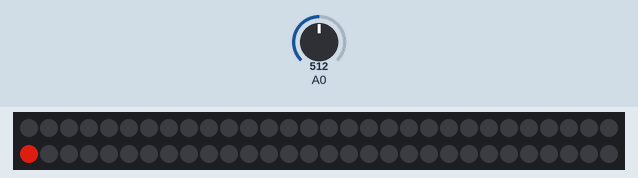
Simulated run of this sketch. Board: Arduino Uno, built with avr-gcc and run on an emulated ATmega328P. Parts: 60 RGB LEDs in strip order, left to right, continuing on the next row. The inputs (shaded band) are chosen by the test bench; at power-on: A0 = 512. Dim RGB values are drawn brighter than linear.

Above: at 0.05 s.
At 0.68 s:
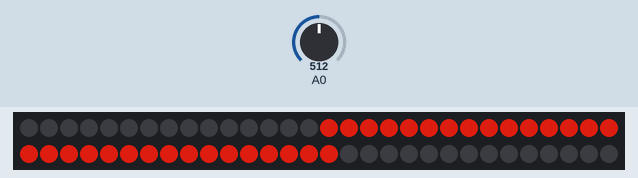
At 1.3 s:
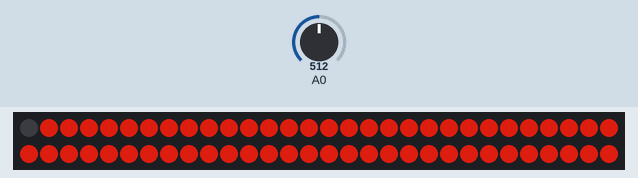

The sketch:

sound-reactive-lights.ino
```cpp
#include <FastLED.h>

int r = 152;
int g = 20;
int b = 10;

#define LED_PIN     5            // data pin for LED light (DIN)
#define NUM_LEDS    60           // the number of LED lights in your strip

CRGB leds[NUM_LEDS];
CRGB led[NUM_LEDS];
int soundSensor = 0;

void setup() {

  FastLED.addLeds<WS2812, LED_PIN, GRB>(leds, NUM_LEDS);
  for (int i = NUM_LEDS/2; i >= 0; i--) {
    leds[i] = CRGB (r,g,b);
    leds[NUM_LEDS-i] = CRGB (r,g,b);
    delay(40);
    FastLED.show();
  }

  Serial.begin(9600);
  pinMode(A0,INPUT);
}


void loop() {

  soundSensor = analogRead(A0);
  soundSensor = soundSensor*2;

  // defining the parameters of sound impact to trigger coloured lights
  if ((soundSensor>=550) && (soundSensor<=600)) {
   leds[(NUM_LEDS/2)-1]=CRGB (0, 0, 255);
   leds[NUM_LEDS/2]=CRGB (0, 0, 255);
  }
  else if ((soundSensor>=500) && (soundSensor<=550)) {
   leds[(NUM_LEDS/2)-1]=CRGB (153, 153, 0);
   leds[NUM_LEDS/2]=CRGB (153, 153, 0);
  }
  else if ((soundSensor>=450) && (soundSensor<=500)) {
   leds[(NUM_LEDS/2)-1]=CRGB (255, 50, 255);
   leds[NUM_LEDS/2]=CRGB (255, 50, 255);
  }
  else if ((soundSensor>=400) && (soundSensor<=450)) {
   leds[(NUM_LEDS/2)-1]=CRGB (10, 25, 210);
   leds[NUM_LEDS/2]=CRGB (10, 25, 210);
  }
  else if ((soundSensor>=350) && (soundSensor<=400)) {
   leds[(NUM_LEDS/2)-1]=CRGB (50, 50, 150);
   leds[NUM_LEDS/2]=CRGB (50, 50, 150);
  }
  else if ((soundSensor>=300) && (soundSensor<=350)) {
   leds[(NUM_LEDS/2)-1]=CRGB (230, 0, 0);
   leds[NUM_LEDS/2]=CRGB (230, 0, 0);
  }
  else if ((soundSensor>=250) && (soundSensor<=300)) {
    leds[(NUM_LEDS/2)-1]=CRGB (0, 180, 0);
    leds[NUM_LEDS/2]=CRGB (0, 180, 0);
  }
  else if ((soundSensor>=200) && (soundSensor<=250)) {
    leds[(NUM_LEDS/2)-1]=CRGB (1, 0, 1);
    leds[NUM_LEDS/2]=CRGB (1, 0, 1);
  }
  else {
    leds[(NUM_LEDS/2)-1] = CRGB (r, soundSensor-100,b);
    leds[NUM_LEDS/2] = CRGB (r,soundSensor-100,b);
  }
  for (int i = 0; i <= ((NUM_LEDS/2)-2); i++) {
    leds[i] = leds[i+1];
    leds[NUM_LEDS-1-i] = leds[(NUM_LEDS)-i-2];
  }

 FastLED.show();
 delay(20);

}
```
